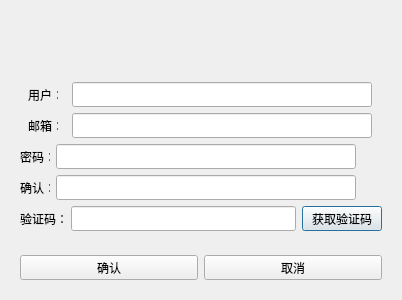
<?xml version="1.0" encoding="UTF-8"?>
<ui version="4.0">
 <class>RegisterDialog</class>
 <widget class="QDialog" name="RegisterDialog">
  <property name="geometry">
   <rect>
    <x>0</x>
    <y>0</y>
    <width>400</width>
    <height>300</height>
   </rect>
  </property>
  <property name="windowTitle">
   <string>Dialog</string>
  </property>
  <layout class="QVBoxLayout" name="verticalLayout_2">
   <item>
    <layout class="QVBoxLayout" name="verticalLayout">
     <item>
      <widget class="QStackedWidget" name="stackedWidget">
       <widget class="QWidget" name="page">
        <layout class="QVBoxLayout" name="verticalLayout_3">
         <item>
          <widget class="QWidget" name="error_widget" native="true">
           <layout class="QVBoxLayout" name="verticalLayout_4">
            <item>
             <widget class="QLabel" name="error_label">
              <property name="minimumSize">
               <size>
                <width>0</width>
                <height>20</height>
               </size>
              </property>
              <property name="text">
               <string/>
              </property>
              <property name="alignment">
               <set>Qt::AlignmentFlag::AlignCenter</set>
              </property>
             </widget>
            </item>
           </layout>
          </widget>
         </item>
         <item>
          <spacer name="verticalSpacer">
           <property name="orientation">
            <enum>Qt::Orientation::Vertical</enum>
           </property>
           <property name="sizeHint" stdset="0">
            <size>
             <width>20</width>
             <height>40</height>
            </size>
           </property>
          </spacer>
         </item>
         <item>
          <layout class="QHBoxLayout" name="horizontalLayout">
           <item>
            <widget class="QLabel" name="user_label">
             <property name="minimumSize">
              <size>
               <width>30</width>
               <height>25</height>
              </size>
             </property>
             <property name="maximumSize">
              <size>
               <width>30</width>
               <height>25</height>
              </size>
             </property>
             <property name="text">
              <string>用户：</string>
             </property>
            </widget>
           </item>
           <item>
            <widget class="QLineEdit" name="user_edit">
             <property name="minimumSize">
              <size>
               <width>300</width>
               <height>25</height>
              </size>
             </property>
             <property name="maximumSize">
              <size>
               <width>300</width>
               <height>25</height>
              </size>
             </property>
            </widget>
           </item>
          </layout>
         </item>
         <item>
          <layout class="QHBoxLayout" name="horizontalLayout_4">
           <item>
            <widget class="QLabel" name="email_label">
             <property name="minimumSize">
              <size>
               <width>30</width>
               <height>25</height>
              </size>
             </property>
             <property name="maximumSize">
              <size>
               <width>30</width>
               <height>25</height>
              </size>
             </property>
             <property name="text">
              <string>邮箱：</string>
             </property>
            </widget>
           </item>
           <item>
            <widget class="QLineEdit" name="email_edit">
             <property name="minimumSize">
              <size>
               <width>300</width>
               <height>25</height>
              </size>
             </property>
             <property name="maximumSize">
              <size>
               <width>300</width>
               <height>25</height>
              </size>
             </property>
            </widget>
           </item>
          </layout>
         </item>
         <item>
          <layout class="QHBoxLayout" name="horizontalLayout_5">
           <item>
            <widget class="QLabel" name="pass_label">
             <property name="minimumSize">
              <size>
               <width>30</width>
               <height>25</height>
              </size>
             </property>
             <property name="maximumSize">
              <size>
               <width>30</width>
               <height>25</height>
              </size>
             </property>
             <property name="text">
              <string>密码：</string>
             </property>
            </widget>
           </item>
           <item>
            <widget class="QLineEdit" name="pass_edit">
             <property name="minimumSize">
              <size>
               <width>300</width>
               <height>25</height>
              </size>
             </property>
             <property name="maximumSize">
              <size>
               <width>300</width>
               <height>25</height>
              </size>
             </property>
            </widget>
           </item>
           <item>
            <widget class="ClickedLabel" name="pass_visible">
             <property name="minimumSize">
              <size>
               <width>20</width>
               <height>20</height>
              </size>
             </property>
             <property name="maximumSize">
              <size>
               <width>20</width>
               <height>20</height>
              </size>
             </property>
             <property name="text">
              <string/>
             </property>
            </widget>
           </item>
          </layout>
         </item>
         <item>
          <layout class="QHBoxLayout" name="horizontalLayout_3">
           <item>
            <widget class="QLabel" name="confirm_label">
             <property name="minimumSize">
              <size>
               <width>30</width>
               <height>25</height>
              </size>
             </property>
             <property name="maximumSize">
              <size>
               <width>30</width>
               <height>25</height>
              </size>
             </property>
             <property name="text">
              <string>确认：</string>
             </property>
            </widget>
           </item>
           <item>
            <widget class="QLineEdit" name="confirm_edit">
             <property name="minimumSize">
              <size>
               <width>300</width>
               <height>25</height>
              </size>
             </property>
             <property name="maximumSize">
              <size>
               <width>300</width>
               <height>25</height>
              </size>
             </property>
            </widget>
           </item>
           <item>
            <widget class="ClickedLabel" name="confirm_visible">
             <property name="minimumSize">
              <size>
               <width>20</width>
               <height>20</height>
              </size>
             </property>
             <property name="maximumSize">
              <size>
               <width>20</width>
               <height>20</height>
              </size>
             </property>
             <property name="text">
              <string/>
             </property>
            </widget>
           </item>
          </layout>
         </item>
         <item>
          <layout class="QHBoxLayout" name="horizontalLayout_6">
           <item>
            <widget class="QLabel" name="varify_label">
             <property name="minimumSize">
              <size>
               <width>45</width>
               <height>25</height>
              </size>
             </property>
             <property name="maximumSize">
              <size>
               <width>45</width>
               <height>25</height>
              </size>
             </property>
             <property name="text">
              <string>验证码：</string>
             </property>
            </widget>
           </item>
           <item>
            <widget class="QLineEdit" name="varify_edit">
             <property name="minimumSize">
              <size>
               <width>0</width>
               <height>25</height>
              </size>
             </property>
             <property name="maximumSize">
              <size>
               <width>16777215</width>
               <height>25</height>
              </size>
             </property>
            </widget>
           </item>
           <item>
            <widget class="QPushButton" name="get_btn">
             <property name="minimumSize">
              <size>
               <width>0</width>
               <height>25</height>
              </size>
             </property>
             <property name="maximumSize">
              <size>
               <width>16777215</width>
               <height>25</height>
              </size>
             </property>
             <property name="text">
              <string>获取验证码</string>
             </property>
            </widget>
           </item>
          </layout>
         </item>
         <item>
          <spacer name="verticalSpacer_3">
           <property name="orientation">
            <enum>Qt::Orientation::Vertical</enum>
           </property>
           <property name="sizeHint" stdset="0">
            <size>
             <width>20</width>
             <height>40</height>
            </size>
           </property>
          </spacer>
         </item>
         <item>
          <layout class="QHBoxLayout" name="horizontalLayout_7">
           <item>
            <widget class="QPushButton" name="confirm_btn">
             <property name="minimumSize">
              <size>
               <width>0</width>
               <height>25</height>
              </size>
             </property>
             <property name="text">
              <string>确认</string>
             </property>
            </widget>
           </item>
           <item>
            <widget class="QPushButton" name="cancel_btn">
             <property name="minimumSize">
              <size>
               <width>0</width>
               <height>25</height>
              </size>
             </property>
             <property name="text">
              <string>取消</string>
             </property>
            </widget>
           </item>
          </layout>
         </item>
        </layout>
       </widget>
       <widget class="QWidget" name="page_2">
        <layout class="QVBoxLayout" name="verticalLayout_page2">
         <item>
          <spacer name="verticalSpacer_page2_top">
           <property name="orientation">
            <enum>Qt::Orientation::Vertical</enum>
           </property>
           <property name="sizeHint" stdset="0">
            <size>
             <width>20</width>
             <height>80</height>
            </size>
           </property>
          </spacer>
         </item>
         <item>
          <widget class="QLabel" name="tip_label">
           <property name="text">
            <string>注册成功</string>
           </property>
           <property name="alignment">
            <set>Qt::AlignmentFlag::AlignCenter</set>
           </property>
          </widget>
         </item>
         <item>
          <layout class="QHBoxLayout" name="horizontalLayout_page2">
           <item>
            <spacer name="horizontalSpacer_page2">
             <property name="orientation">
              <enum>Qt::Orientation::Horizontal</enum>
             </property>
             <property name="sizeHint" stdset="0">
              <size>
               <width>40</width>
               <height>20</height>
              </size>
             </property>
            </spacer>
           </item>
           <item>
            <widget class="QPushButton" name="backlogin_btn">
             <property name="text">
              <string>返回登录</string>
             </property>
            </widget>
           </item>
           <item>
            <spacer name="horizontalSpacer_page2_2">
             <property name="orientation">
              <enum>Qt::Orientation::Horizontal</enum>
             </property>
             <property name="sizeHint" stdset="0">
              <size>
               <width>40</width>
               <height>20</height>
              </size>
             </property>
            </spacer>
           </item>
          </layout>
         </item>
         <item>
          <spacer name="verticalSpacer_page2_bottom">
           <property name="orientation">
            <enum>Qt::Orientation::Vertical</enum>
           </property>
           <property name="sizeHint" stdset="0">
            <size>
             <width>20</width>
             <height>80</height>
            </size>
           </property>
          </spacer>
         </item>
        </layout>
       </widget>
      </widget>
     </item>
    </layout>
   </item>
  </layout>
 </widget>
 <customwidgets>
  <customwidget>
   <class>ClickedLabel</class>
   <extends>QLabel</extends>
   <header>clickedlabel.h</header>
  </customwidget>
 </customwidgets>
 <resources/>
 <connections/>
</ui>
